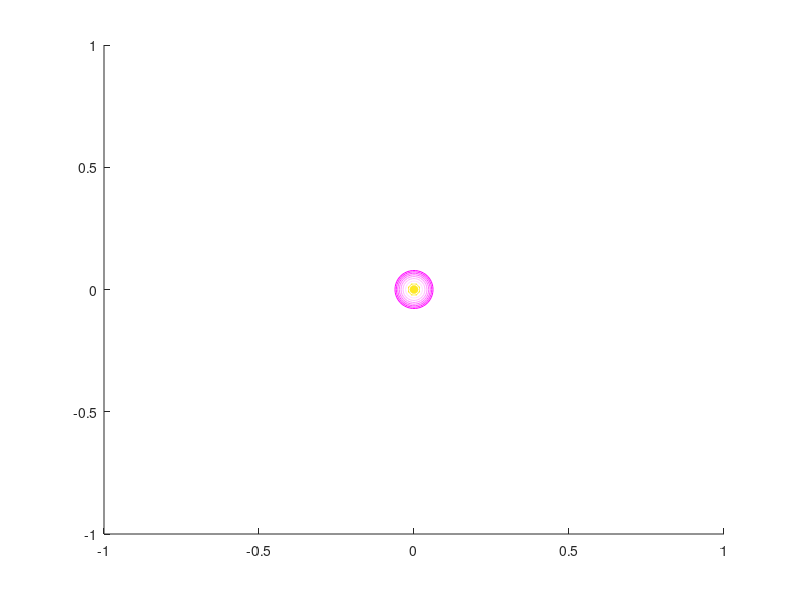

The MATLAB source for this figure: (Note: this script raises an error after producing the figure.)
%=======================RANGOLI============================%
clear all; clf
scatter(0,0,70,50,'c*','LineWidth',4) %centre blue star
hold on

%the centre pink color gradient circles
for sz=50:100:750
    alpha1=(750-sz)/700;% ratio used to scale colour
    colour=[1,0,1]+alpha1*[0,1,0];%adding two colours with some ratio
    scatter(0,0,sz,colour)%circle centre
end


%gets the semi circle points
x1=-1.5:0.05:1.5
y1=sqrt(1.5^2-x1.^2)

%repeatedly plots the transformed points of yellow pattern
for theta=0:pi/6:2*pi
points=move(theta,[x1;y1],1.5)%move-refer function below
plot(points(1,:),points(2,:),'y')
end

%gets the semi circle points
x1=-2:0.05:2
y1=sqrt(2^2-x1.^2)

%repeatedly plots the transformed points of green patterns
for theta=0:pi/6:2*pi
points=move(theta,[x1;y1],2)
plot(points(1,:),points(2,:),'g')
end

points=get_petal(4,3,7)%get_petal-refer function below
points_of_flower=[]%to get all petals combined as a flower
for theta=0:pi/3:2*pi
points_petal=move(theta,points,2)
plot(points_petal(1,:),points_petal(2,:),'b')
points_of_flower=[points_of_flower,points_petal];
end

points_of_flower=points_of_flower*1.2;%re-ploting the flower bigger
plot(points_of_flower(1,:),points_of_flower(2,:),'r','LineWidth',2)

points_of_flower=points_of_flower*1.1;%re-ploting the flower bigger
plot(points_of_flower(1,:),points_of_flower(2,:),'b','LineWidth',2)

%loops through to change colour and size for each flower
for i=1:30
    alpha1=(30-i)/30;
    colour=[1,0,0]+alpha1*[0,1,1];
    points=get_petal(4,3,7)%gets petal
    
    %plots the flower
    for theta=0:pi/3:2*pi
          points_petal=move(theta,points,0)*(1+alpha1/2)
          plot(points_petal(1,:),points_petal(2,:),'color',colour)
     end
end

%lamp
r=1
x1=-r:0.01:r; y1=-sqrt(r^2-x1.^2); %bigger semi-circle

%two small upper semi-circles
x2=r:-0.01:0;y2=-0.4*sqrt(r/2^2-(x2-r/2).^2);%0.4 scales down y axis 
x3=0:-0.01:-r;y3=-0.4*sqrt(r/2^2-(x3+r/2).^2);%0.4 scales down y axis

x=[x1,x2,x3];y=[y1,y2,y3];%combine

%transform and plot all lamps
for theta=pi/6:pi/3:2*pi+pi/6
points=move(theta,[x;y],10);
plot(points(1,:),points(2,:),'LineWidth',2,'color',[0.8500, 0.3250, 0.0980])
end

%plots the yellow light of lamp and cyan stars in rangoli
for theta=pi/6:pi/3:2*pi+pi/6
%yellow light    
x1=10.2*cos(theta-pi/6);y1=10.2*sin(theta-pi/6);
scatter(x1,y1,50,'y','filled')
scatter(x1,y1,150,'y*')

%cyan points
x1=7.9*cos(theta-pi/6);y1=7.9*sin(theta-pi/6);
scatter(x1,y1,50,'c','filled')
scatter(x1,y1,150,'c*','LineWidth',1.5)
end

%final outer circle
theta=0:0.01:2*pi
x=12*cos(theta);y=12*sin(theta) % polar co-ordinate to cartesian co-ordinate
scatter(x,y,60,[0.4940 0.1840 0.5560]) %purple-[0.4940 0.1840 0.5560]

%set figure window 
axis equal
xlim([-15,15])
ylim([-15,15])
h1=figure(1);
set(h1,'Position',[200 100 600 500])
title('Rajayogeshwar G')
xlabel('Festival of Lights')
ylabel('Happiness')


%Given petal specifications returns petal points
function points=get_petal(l,dx,r)
%left half petal
x=-l:0.1:0
y=sqrt(r^2-(x-dx).^2 );

%invert and get full petal
x=[x,flip(-x)]; y=[y,flip(y)];
points=[x;y];
end

%Given the points of shape it rotates,translates am=nd returns the points
function points=move(theta,points1,rad) 
x1=points1(1,:);y1=points1(2,:);

%get x,y from R(distance from origin)
translate2=rad*[sin(theta);cos(theta)]

%transformation matrix
R=[cos(theta) sin(theta);
    -sin(theta) cos(theta)];

 points=translate2+R*[x1;y1]%rotate and translate the points
end
